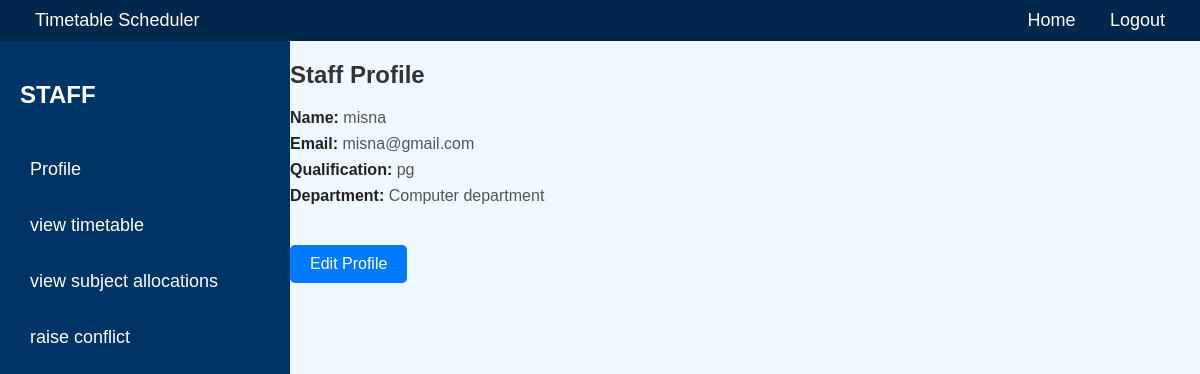
Page /staffprofile (signed in) on the committed database.
### timetable_scheduler_app/models.py (models this page shows)
class StaffTable(models.Model):
    login=models.ForeignKey(LoginTable,on_delete=models.CASCADE,blank=True,null=True)
    name=models.CharField(max_length=50,blank=True,null=True)
    college_id=models.ForeignKey(CollegeTable,on_delete=models.CASCADE,blank=True,null=True)
    email=models.CharField(max_length=50,blank=True,null=True)
    department_id=models.ForeignKey(DepartmentTable,on_delete=models.CASCADE,blank=True,null=True)
    qualification=models.CharField(max_length=50,blank=True,null=True)

class DepartmentTable(models.Model):
    college_id=models.ForeignKey(CollegeTable,on_delete=models.CASCADE,blank=True,null=True)
    dep_name=models.CharField(max_length=50,blank=True,null=True)

### timetable_scheduler_app/views.py (the view)
# urls.py: path('staffprofile',StaffProfile.as_view(),name='staffprofile'),
class StaffProfile(View):
    def get(self, request):
        userid = request.session.get('user_id')
        print(userid)
        if userid:
            try:
                name = StaffTable.objects.get(login__id=userid)
            except LoginTable.DoesNotExist:
                return redirect('login')  # Redirect to login if user not found
            return render(request, "staff_profile.html", {"username": name})
        return redirect('login')

### templates/staff_profile.html (shortened to what this page needs)
{% extends 'staff_dashboard.html' %}
{% block body %}
<div class="profile-container">
    {% if error %}
        <div class="profile-header">
            <p style="color: red;">{{ error }}</p>
        </div>
    {% else %}
        <div class="profile-header">
            <h2>Staff Profile</h2>
        </div>
        <div class="profile-details">
            <p><strong>Name:</strong> {{username.name}}</p>
            <p><strong>Email:</strong> {{username.email}}</p>
            <p><strong>Qualification:</strong> {{username.qualification}}</p>
            <p><strong>Department:</strong> {{username.department_id.dep_name}}</p>
        </div>
        <a href="staffeditprofile/{{ username.id }}"><button class="edit-button" >Edit Profile</button></a>
    {% endif %}
</div>
{% endblock %}

### templates/staff_dashboard.html (style rules this page uses)
body { font-family: 'Arial', sans-serif; margin: 0; padding: 0; background-color: #f0f8ff; color: #333; }
.profile-details { text-align: left; margin: 20px 0; }
.profile-details p { margin: 8px 0; color: #555; }
.profile-details strong { color: #222; }
.edit-button { display: inline-block; background: #007bff; color: white; border: none; padding: 10px 20px; border-radius: 5px; cursor: pointer; font-size: 16px; margin-top: 20px; }

### rows in the picture
StaffTable: name "misna", email "misna@gmail.com", qualification "pg", department_id.dep_name "Computer department"
